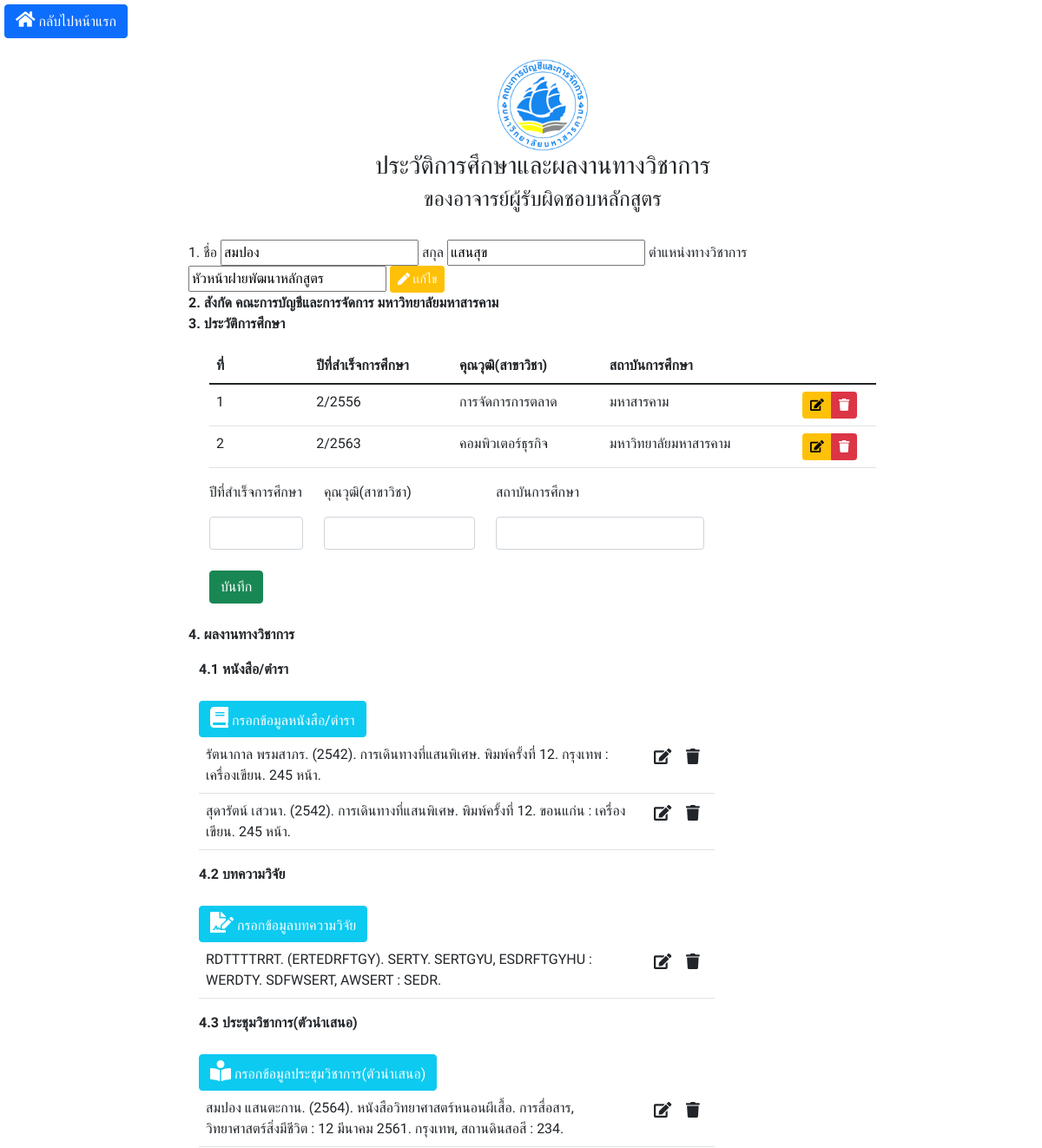
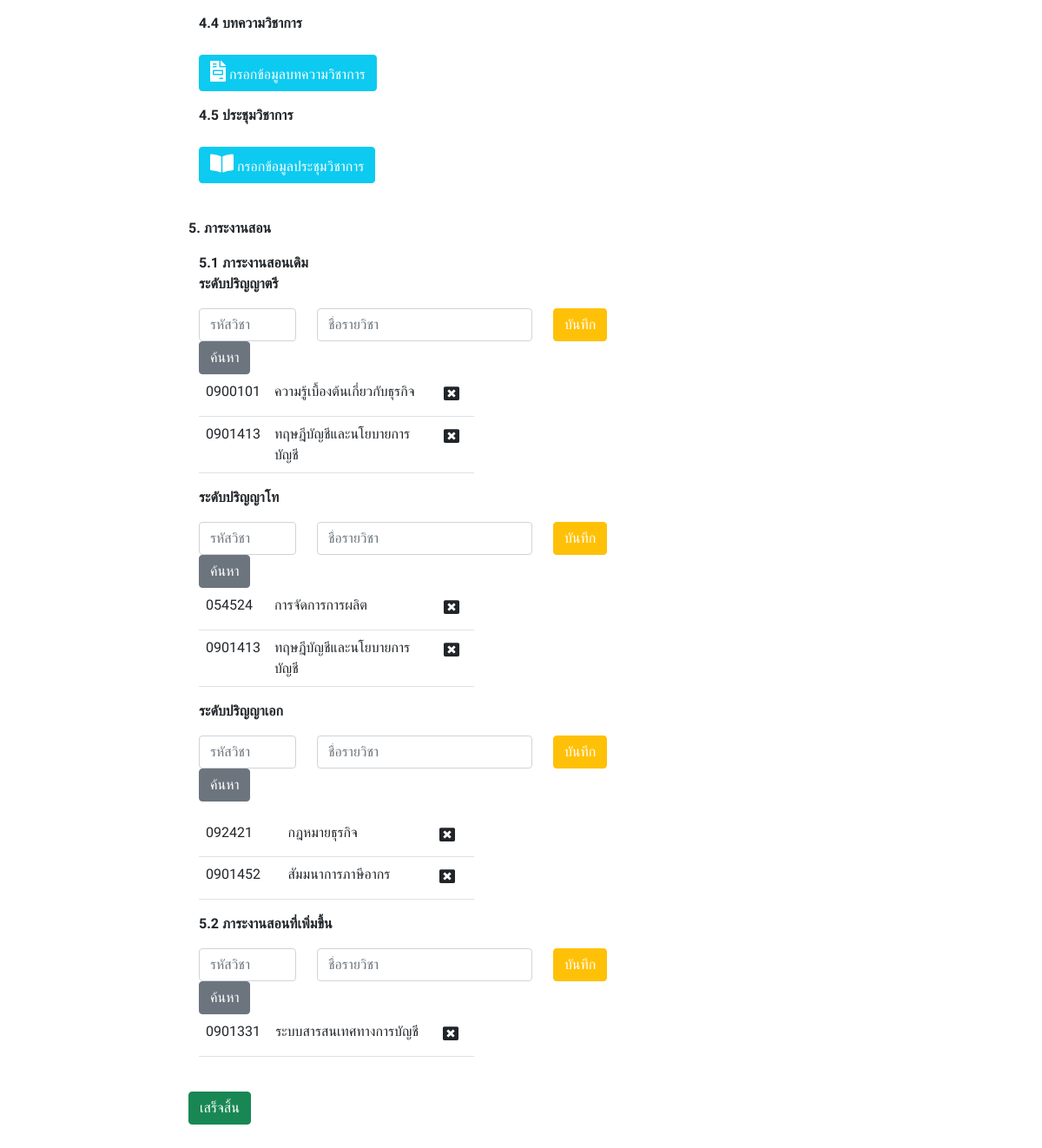
Page /form.php?lec_id=3 on the committed database (2 pictures, top to bottom).
### tables this page shows
CREATE TABLE `lecturer` (
  `lec_id` int(8) NOT NULL,
  `fname` varchar(100) NOT NULL,
  `lname` varchar(100) NOT NULL,
  `position` varchar(100) NOT NULL
);

CREATE TABLE `education` (
  `Tr_id` int(11) NOT NULL,
  `Tb_year` varchar(100) NOT NULL,
  `Tb_educat` varchar(100) NOT NULL,
  `Tb_titute` varchar(100) NOT NULL,
  `lec_id` int(11) NOT NULL COMMENT 'id บุคลากร'
);

CREATE TABLE `treatise` (
  `tr_id` int(8) NOT NULL,
  `Tautor` varchar(100) NOT NULL,
  `Tyear` varchar(100) NOT NULL,
  `Tbook` varchar(100) NOT NULL,
  `Tedition` varchar(100) NOT NULL,
  `Tlocation` varchar(100) NOT NULL,
  `Tpublisher` varchar(100) NOT NULL,
  `Tpage` int(10) NOT NULL,
  `lec_id` int(11) NOT NULL COMMENT 'id บุคลากร'
);

CREATE TABLE `research` (
  `R_id` int(11) NOT NULL,
  `Rautor` varchar(100) NOT NULL,
  `Ryear` varchar(100) NOT NULL,
  `Rtite` varchar(100) NOT NULL,
  `Rditor` varchar(100) NOT NULL,
  `Rtopic` varchar(100) NOT NULL,
  `Rdate` varchar(100) NOT NULL,
  `Rlocation` varchar(100) NOT NULL,
  `Rpublisher` varchar(100) NOT NULL,
  `Rpage` varchar(100) NOT NULL,
  `lec_id` int(11) NOT NULL
);

CREATE TABLE `presenter` (
  `p_id` int(11) NOT NULL,
  `Pautor` varchar(100) NOT NULL,
  `Pyear` varchar(100) NOT NULL,
  `Ptite` varchar(100) NOT NULL,
  `Pditor` varchar(100) NOT NULL,
  `Ptopic` varchar(100) NOT NULL,
  `Pdate` varchar(100) NOT NULL,
  `Plocation` varchar(100) NOT NULL,
  `Ppublisher` varchar(100) NOT NULL,
  `Ppage` varchar(100) NOT NULL,
  `lec_id` int(11) NOT NULL
);

CREATE TABLE `bachelor` (
  `bach_id` int(11) NOT NULL,
  `bach_code` varchar(100) NOT NULL,
  `bach_name` varchar(100) NOT NULL,
  `lec_id` int(11) NOT NULL COMMENT 'id บุคลากร'
);

CREATE TABLE `master1` (
  `mast_id` int(11) NOT NULL,
  `mast_code` varchar(100) NOT NULL,
  `mast_name` varchar(100) NOT NULL,
  `lec_id` int(11) NOT NULL COMMENT 'id บุคลากร'
);

CREATE TABLE `doctorate` (
  `doc_id` int(11) NOT NULL,
  `doc_code` varchar(100) NOT NULL,
  `doc_name` varchar(100) NOT NULL,
  `lec_id` int(11) NOT NULL COMMENT 'id บุคลากร'
);

CREATE TABLE `teachmore` (
  `teach_id` int(8) NOT NULL,
  `teach_code` varchar(100) NOT NULL,
  `teach_name` varchar(100) NOT NULL,
  `lec_id` int(11) NOT NULL COMMENT 'id บุคลากร'
);

### form.php (the view, shortened to what the rows shown need)
<?php
include_once "./SelectAll.php";
?>
<!DOCTYPE html>
<html lang="en">
<head>
    <link href="https://cdn.jsdelivr.net/npm/bootstrap@5.1.3/dist/css/bootstrap.min.css" rel="stylesheet">
    <link rel="stylesheet" href="https://use.fontawesome.com/releases/v5.7.0/css/all.css"
>
    <link rel="stylesheet" href="https://cdnjs.cloudflare.com/ajax/libs/font-awesome/4.7.0/css/font-awesome.min.css">
</head>
<body>
    <div>
        <div class="a">
            <div class="container mt-4">
                 <br>
                <form action="edit_lecturer.php" method="POST">
                    <label for="fname">1. ชื่อ</label>
                    <input type="text" name="name" value="<?php echo $data["fname"]; ?>">
                    <label for="lname">สกุล</label>
                    <input type="text" name="last" value="<?= $data["lname"] ?>">
                    <label for="position">ตำแหน่งทางวิชาการ</label>
                    <input type="text" name="position" value="<?= $data["position"]; ?>">
                    <div class="btn-group btn-group-sm">
                        <button class="btn btn-warning" name="submit_edit_lecturer" style="color:white"
                            value="submit_edit_lecturer" type="submit"><i class='fas fa-pen'></i>
                        </button>
                    </div>
                </form>
                <b> 2. สังกัด คณะการบัญชีและการจัดการ มหาวิทยาลัยมหาสารคาม</b><br>
                <div class="container mt-3">
                    <div class="container mt-3">
                        <table class="table">
                            <thead>
                                <tr>
                                    <th>ที่</th>
                                    <th>ปีที่สำเร็จการศึกษา</th>
                                    <th>คุณวุฒิ(สาขาวิชา)</th>
                                    <th>สถาบันการศึกษา</th>
                                    <th></th>
                                </tr>
                            </thead>
                            <tbody>
                                <?php
                                $i = 1;
                                while ($item = mysqli_fetch_assoc($result_edu)) {
                                ?>
                                <tr>
                                    <td class="" width="15%"><?php echo $i; ?></td>
                                    <td><?php echo $item["Tb_year"]; ?></td>
                                    <td><?php echo $item["Tb_educat"]; ?></td>
                                    <td><?php echo $item["Tb_titute"]; ?></td>
                                    <td class="text-center">
                                        <div class="btn-group btn-group-sm">
                                            <button class="btn btn-warning" data-bs-toggle="modal"
                                                data-bs-target="#exampleModal<?php echo $item["Tr_id"]; ?>">
                                                <i class="fas fa-edit"> </i>
                                            </button>
                                            <a class="btn btn-danger"
                                                href="form.php?deleteHisConfirm=req&Tr_id=<?php echo $item["Tr_id"]; ?>&lec_id=<?= $lec_id ?>">
                                                <i class="fas fa-trash"> </i>
                                            </a>
                                        </div>
                                    </td>
                                </tr>
                                <?php
                                    $i++;
                                }
                                ?>
                            </tbody>
                        </table>
                    </div>
                </div>
                 <br>
                <div class="container mt-3">
                    <b>4.1 หนังสือ/ตำรา</b><br><br>
                    <br>
                    <table class="table" style="width: 75%;">
                        <?php
                        while ($row = mysqli_fetch_assoc($result_tre)) {
                        ?>
                        <tr>
                            <td><?php echo "" . $row["Tautor"] .  ". ",
                                    "(" . $row["Tyear"] .  "). ",
                                    "" . $row["Tbook"] .  ". ",
                                    "พิมพ์ครั้งที่ " . $row["Tedition"] .  ". ",
                                    "" . $row["Tlocation"] .  " ",
                                    ": " . $row["Tpublisher"] .  ". ",
                                    "" . $row["Tpage"] .  " หน้า. <br>"; ?></td>
                            <td class="text-center">
                                <div class="btn-group btn-group-sm">
                                    <button class="btn" data-bs-toggle="modal"
                                        data-bs-target="#person_exampleModal1<?php echo $row["tr_id"]; ?>">
                                        <i class="fas fa-edit" style="font-size:18px;"> </i>
                                    </button>
                                    <a class="btn"
                                        href="form.php?deleteTreConfirm=req&tr_id=<?php echo $row["tr_id"]; ?>&lec_id=<?= $lec_id ?>">
                                        <i class="fas fa-trash" style="font-size:18px;"> </i>
                                    </a>
                                </div>
                            </td>
                        </tr>
                        <?php
                        }
                        ?>
                    </table>
                </div>
                <div class="container mt-3">
                    <b>4.2 บทความวิจัย</b><br><br>
                    <table class="table" style="width: 75%;">
                        <?php
                        while ($row = mysqli_fetch_assoc($result_res)) {
                        ?>
                        <tr>
                            <td><?php echo "" . $row["Rautor"] .  ". ",
                                    "(" . $row["Ryear"] .  "). ",
                                    "" . $row["Rtite"] .  ". ",
                                    "" . $row["Rditor"] .  ", ",
                                    "" . $row["Rtopic"] .  " : ",
                                    "" . $row["Rdate"] .  ". ",
                                    "" . $row["Rlocation"] .  ", ",
                                    "" . $row["Rpublisher"] .  " : ",
                                    "" . $row["Rpage"] .  ".  <br>"; ?></td>
                            <td class="text-center">
                                <div class="btn-group btn-group-sm">
                                    <button class="btn" data-bs-toggle="modal"
                                        data-bs-target="#exampleModal2<?php echo $row["R_id"]; ?>">
                                        <i class="fas fa-edit" style="font-size:18px;"> </i>
                                    </button>
                                    <a class="btn"
                                        href="form.php?deleteResConfirm=req&R_id=<?php echo $row["R_id"]; ?>&lec_id=<?= $lec_id ?>">
                                        <i class="fas fa-trash" style="font-size:18px;"> </i>
                                    </a>
                                </div>
                            </td>
                        </tr>
                        <?php
                        }
                        ?>
                    </table>
                </div>
                <div class="container mt-3">
                    <b>4.3 ประชุมวิชาการ(ตัวนำเสนอ) </b><br><br>
                    <br>
                    <table class="table" style="width: 75%;">
                        <?php
                        while ($row = mysqli_fetch_assoc($result_pre)) {
                        ?>
                        <tr>
                            <td><?php echo "" . $row["Pautor"] .  ". ",
                                    "(" . $row["Pyear"] .  "). ",
                                    "" . $row["Ptite"] .  ". ",
                                    "" . $row["Pditor"] .  ", ",
                                    "" . $row["Ptopic"] .  " : ",
                                    "" . $row["Pdate"] .  ". ",
                                    "" . $row["Plocation"] .  ", ",
                                    "" . $row["Ppublisher"] .  " : ",
                                    "" . $row["Ppage"] .  ".  <br>"; ?></td>
                            <td class="text-center">
                                <div class="btn-group btn-group-sm">
                                    <button class="btn" data-bs-toggle="modal"
                                        data-bs-target="#exampleModal3<?php echo $row["p_id"]; ?>">
                                        <i class="fas fa-edit" style="font-size:18px;"> </i>
                                    </button>
                                    <a class="btn"
                                        href="form.php?deletePreConfirm=req&p_id=<?php echo $row["p_id"]; ?>&lec_id=<?= $lec_id ?>">
                                        <i class="fas fa-trash" style="font-size:18px;"> </i>
                                    </a>
                                </div>
                            </td>
                        </tr>
                        <?php
                        }
                        ?>
                    </table>
                </div>
                <br>
                <div id="appUpdate">
                    <div class="container mt-3">
                        <b>5.1 ภาระงานสอนเดิม</b><br>
                        <table class="table" style="width: 40%;">
                            <?php
                            while ($row = mysqli_fetch_assoc($result_bac)) {
                            ?>
                            <tr>
                                <td><?php echo $row["bach_code"]; ?></td>
                                <td><?php echo $row["bach_name"]; ?></td>
                                <td class="text-center">
                                    <div class="btn-group btn-group-sm">
                                        <a class="btn"
                                            href="form.php?deleteBacConfirm=req&bach_id=<?php echo $row["bach_id"]; ?>&lec_id=<?= $lec_id ?>">
                                            <i class="fas fa-window-close" style="font-size:18px;"> </i>
                                        </a>
                                    </div>
                                </td>
                            </tr>
                            <?php
                            }
                            ?>
                        </table>
                        <table class="table" style="width: 40%;">
                            <?php
                            while ($row = mysqli_fetch_assoc($result_mas)) {
                            ?>
                            <tr>
                                <td><?php echo $row["mast_code"]; ?></td>
                                <td><?php echo $row["mast_name"]; ?></td>
                                <td class="text-center">
                                    <div class="btn-group btn-group-sm">
                                        <a class="btn"
                                            href="form.php?deleteMasConfirm=req&mast_id=<?php echo $row["mast_id"]; ?>&lec_id=<?= $lec_id ?>">
                                            <i class="fas fa-window-close" style="font-size:18px;"> </i>
                                        </a>
                                    </div>
                                </td>
                            </tr>
                            <?php
                            }
                            ?>
                        </table>
                        <table class="table" style="width: 40%;">
                            <?php
                            while ($row = mysqli_fetch_assoc($result_doc)) {
                            ?>
                            <tr>
                                <td><?php echo $row["doc_code"]; ?></td>
                                <td><?php echo $row["doc_name"]; ?></td>
                                <td class="text-center">
                                    <div class="btn-group btn-group-sm">
                                        <a class="btn"
                                            href="form.php?deleteDocConfirm=req&doc_id=<?php echo $row["doc_id"]; ?>&lec_id=<?= $lec_id ?>">
                                            <i class="fas fa-window-close" style="font-size:18px;"> </i>
                                        </a>
                                    </div>
                                </td>
                            </tr>
                            <?php
                            }
                            ?>
                        </table>
                        <table class="table" style="width: 40%;">
                            <?php
                            while ($row = mysqli_fetch_assoc($result_tea)) {
                            ?>
                            <tr>
                                <td><?php echo $row["teach_code"]; ?></td>
                                <td><?php echo $row["teach_name"]; ?></td>
                                <td class="text-center">
                                    <div class="btn-group btn-group-sm">
                                        <a class="btn"
                                            href="form.php?deleteTeaConfirm=req&teach_id=<?php echo $row["teach_id"]; ?>&lec_id=<?= $lec_id ?>">
                                            <i class="fas fa-window-close" style="font-size:18px;"> </i>
                                        </a>
                                    </div>
                                </td>
                            </tr>
                            <?php
                            }
                            ?>
                        </table>
                        <br>
                    </div>
                </div>
            </div>
        </div>
    </div>
</body>
</html>

### rows in the picture
lecturer: name "สมปอง", last "แสนสุข", position "หัวหน้าฝายพัฒนาหลักสูตร"
education: Tb_year "2/2556", Tb_educat "การจัดการการตลาด", Tb_titute "มหาสารคาม"
education: Tb_year "2/2563", Tb_educat "คอมพิวเตอร์ธุรกิจ", Tb_titute "มหาวิทยาลัยมหาสารคาม"
treatise: Tautor "รัตนากาล พรมสาภร", Tyear "2542", Tbook "การเดินทางที่แสนพิเศษ", Tedition "12", Tlocation "กรุงเทพ", Tpublisher "เครื่องเขียน", Tpage "245"
treatise: Tautor "สุดารัตน์ เสวนา", Tyear "2542", Tbook "การเดินทางที่แสนพิเศษ", Tedition "12", Tlocation "ขอนแก่น", Tpublisher "เครื่องเขียน", Tpage "245"
research: Rautor "RDTTTTRRT", Ryear "ERTEDRFTGY", Rtite "SERTY", Rditor "SERTGYU", Rtopic "ESDRFTGYHU", Rdate "WERDTY", Rlocation "SDFWSERT", Rpublisher "AWSERT", Rpage "SEDR"
presenter: Pautor "สมปอง แสนตะกาน", Pyear "2564", Ptite "หนังสือวิทยาศาสตร์หนอนผีเสื้อ", Pditor "การสื่อสาร", Ptopic "วิทยาศาสตร์สิ่งมีชีวิต", Pdate "12 มีนาคม 2561", Plocation "กรุงเทพ", Ppublisher "สถานดินสอสี", Ppage "234"
bachelor: bach_code "0900101", bach_name "ความรู้เบื้องต้นเกี่ยวกับธุรกิจ"
bachelor: bach_code "0901413", bach_name "ทฤษฎีบัญชีและนโยบายการบัญชี"
master1: mast_code "054524", mast_name "การจัดการการผลิต"
master1: mast_code "0901413", mast_name "ทฤษฎีบัญชีและนโยบายการบัญชี"
doctorate: doc_code "092421", doc_name "กฎหมายธุรกิจ"
doctorate: doc_code "0901452", doc_name "สัมมนาการภาษีอากร"
teachmore: teach_code "0901331", teach_name "ระบบสารสนเทศทางการบัญชี"
